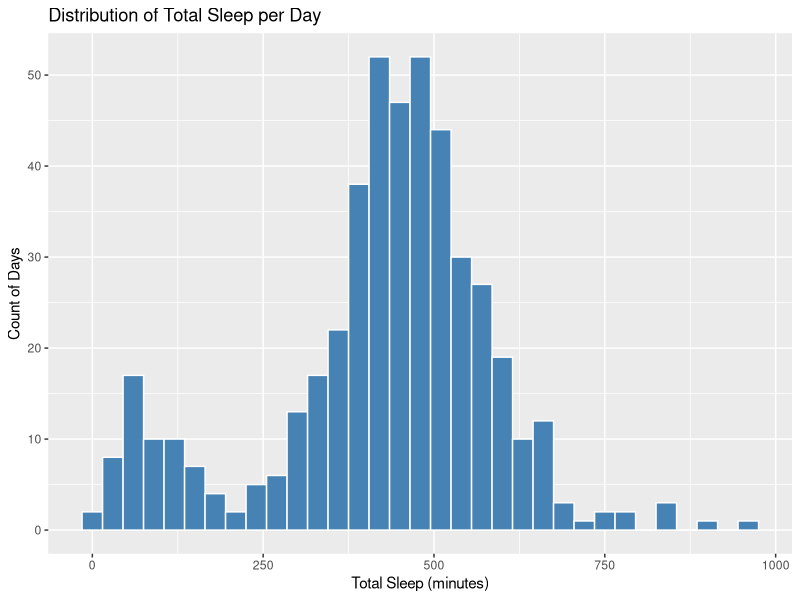
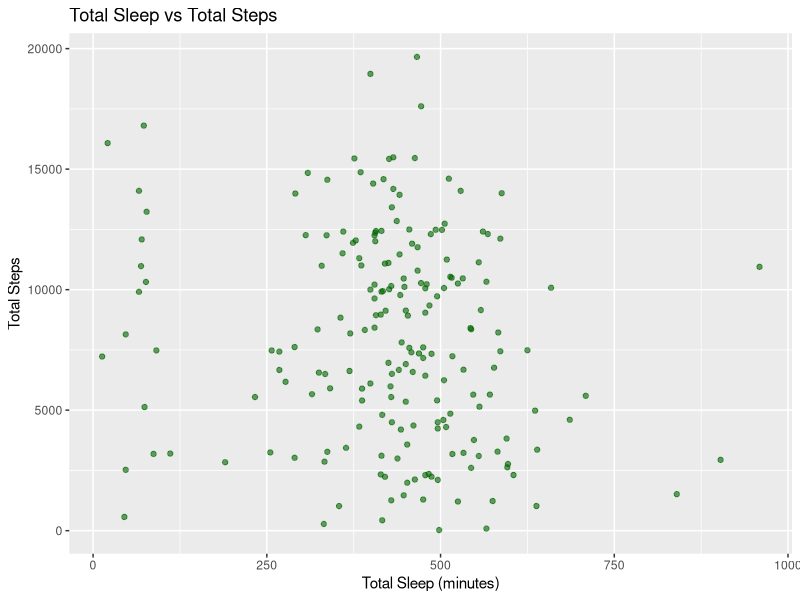
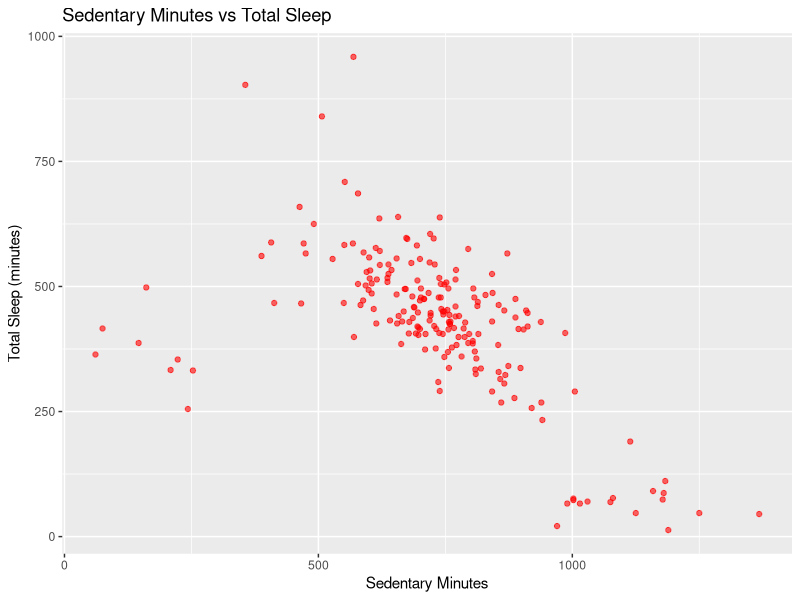

Here is the R script that generated these plots, in order:
# Load libraries
library(dplyr)
library(ggplot2)
library(readr)

##############################################
## 1. Load cleaned datasets ##
##############################################

# Load daily_sleep (already cleaned in R earlier)
daily_sleep <- read_csv("minuteSleep_merged_cleaned.csv")

# Load daily_activity (cleaned manually in Excel)
daily_activity <- read_csv("dailyActivity_cleaned.csv") %>%
  rename(
    date = `Activity Date`,
    TotalSteps = `Total Steps`,
    TotalDistance = `Total Distance`,
    SedentaryMinutes = `Sedentary Minutes`
  )


##############################################
## 2. Explore daily_sleep ##
##############################################

# Unique participants
n_distinct(daily_sleep$Id)

# Number of observations
nrow(daily_sleep)

# Summary statistics
daily_sleep %>%
  select(Light, Deep, REM, TotalSleep) %>%
  summary()

# Plot distribution of total sleep
ggplot(daily_sleep, aes(x = TotalSleep)) +
  geom_histogram(binwidth = 30, fill = "steelblue", color = "white") +
  labs(title = "Distribution of Total Sleep per Day",
       x = "Total Sleep (minutes)",
       y = "Count of Days")


##############################################
## 3. Explore daily_activity ##
##############################################

# Unique participants
n_distinct(daily_activity$Id)

# Number of observations
nrow(daily_activity)

# Summary statistics
daily_activity %>%
  select(TotalSteps, TotalDistance, SedentaryMinutes) %>%
  summary()


##############################################
## 4. Merge datasets for combined analysis ##
##############################################
#make sure both dataframes have the same type:
# Example: df1 and df2 are the two datasets
daily_sleep$date <- as.Date(daily_sleep$date, format = "%m/%d/%Y")
daily_activity$date <- as.Date(daily_activity$date, format = "%m/%d/%Y")
# Now merge
merged <- merge(daily_sleep, daily_activity, by = c("Id", "date"))

# Merge by Id and Date
combined_data <- merge(daily_sleep, daily_activity, by = c("Id", "date"))

# Unique participants after merging
n_distinct(combined_data$Id)

# Explore relationship: Total Sleep vs Total Steps
ggplot(combined_data, aes(x = TotalSleep, y = TotalSteps)) +
  geom_point(alpha = 0.6, color = "darkgreen") +
  labs(title = "Total Sleep vs Total Steps",
       x = "Total Sleep (minutes)",
       y = "Total Steps")

# Explore relationship: Sedentary Minutes vs Total Sleep
ggplot(combined_data, aes(x = SedentaryMinutes, y = TotalSleep)) +
  geom_point(alpha = 0.6, color = "red") +
  labs(title = "Sedentary Minutes vs Total Sleep",
       x = "Sedentary Minutes",
       y = "Total Sleep (minutes)")


